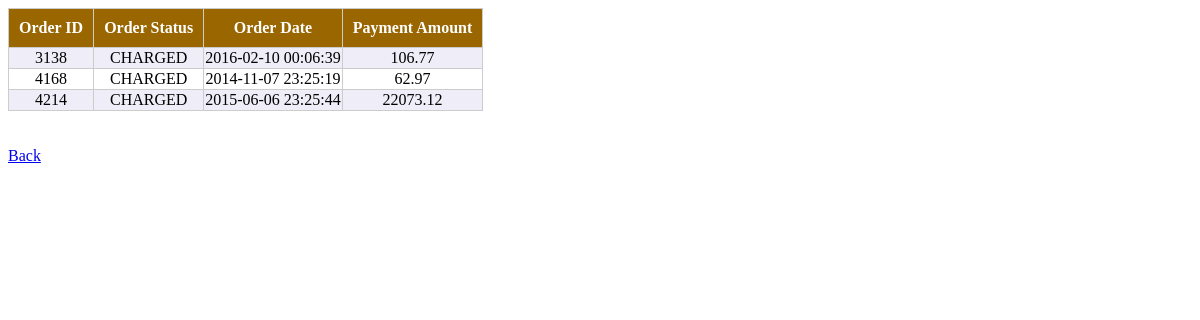
The app's page /php/OrderSearchDB.php (signed in) with its own data.
### tables this page shows
CREATE TABLE `order` (
  `OrderId` int(11) NOT NULL AUTO_INCREMENT,
  `OrderStatus` varchar(20) NOT NULL,
  `OrderDate` datetime NOT NULL,
  `CustomerId` int(11) NOT NULL,
  `AddressableContactId` int(11) NOT NULL,
  `PaymentId` int(11) NOT NULL,
  PRIMARY KEY (`OrderId`),
  KEY `ORDER_CUSTOMER_CustomerId_fk` (`CustomerId`),
  KEY `ORDER_ADDRESSABLECONTACT_AddressableContactId_fk` (`AddressableContactId`),
  KEY `ORDER_PAYMENT_PaymentId_fk` (`PaymentId`),
  CONSTRAINT `ORDER_ADDRESSABLECONTACT_AddressableContactId_fk` FOREIGN KEY (`AddressableContactId`) REFERENCES `addressablecontact` (`AddressableContactId`),
  CONSTRAINT `ORDER_CUSTOMER_CustomerId_fk` FOREIGN KEY (`CustomerId`) REFERENCES `customer` (`CustomerId`),
  CONSTRAINT `ORDER_PAYMENT_PaymentId_fk` FOREIGN KEY (`PaymentId`) REFERENCES `payment` (`PaymentId`)
);

CREATE TABLE `payment` (
  `PaymentId` int(11) NOT NULL AUTO_INCREMENT,
  `AuthCode` varchar(100) NOT NULL,
  `AddressableContactId` int(11) NOT NULL,
  `CustomerId` int(11) NOT NULL,
  `PaymentAmount` decimal(10,2) NOT NULL,
  PRIMARY KEY (`PaymentId`),
  KEY `PAYMENT_ADDRESSABLECONTACT_AddressableContactId_fk` (`AddressableContactId`),
  KEY `PAYMENT_CUSTOMER_CustomerId_fk` (`CustomerId`),
  CONSTRAINT `PAYMENT_ADDRESSABLECONTACT_AddressableContactId_fk` FOREIGN KEY (`AddressableContactId`) REFERENCES `addressablecontact` (`AddressableContactId`),
  CONSTRAINT `PAYMENT_CUSTOMER_CustomerId_fk` FOREIGN KEY (`CustomerId`) REFERENCES `customer` (`CustomerId`)
);

### php/OrderSearchDB.php (the view, shortened to what this page needs)
<!DOCTYPE html>
<html>
<head>
</head>
<body>
	<table class=search-results>
	<?php
		require_once 'functions.php';
		$userName= $_SESSION['UserName'];
		try {
			$dbh = getDbConnection();
		} catch (PDOException $ex) {
			printf("Connect failed: %s\n", $ex->getMessage());
			exit();
		}
		$prepStmtSql = "SELECT
							B.OrderId, B.OrderStatus, B.OrderDate, C.PaymentAmount
						FROM
							CUSTOMER A, `ORDER` B, PAYMENT C
						WHERE
							A.UserName = :userName AND
							A.CustomerId = B.CustomerId AND
							B.PaymentId = C.PaymentId";
		$statement = $dbh->prepare($prepStmtSql);
		$statement->execute(['userName' => $userName]);
		$rows = $statement->fetchAll();
		if (count($rows) == 0)
		{
			echo "<tr>";
			echo "<td><strong>No orders found for the User Name: ".$userName."</strong></td>";
			echo "</tr>";
		}
		else
		{
	?>
		<tr>
			<th>Order ID</th>
			<th>Order Status</th>
			<th>Order Date</th>
			<th>Payment Amount</th>
		</tr>
	<?php
			foreach ($rows as $row) {
				printf(
						"<tr>
							<td>%s</td>
							<td>%s</td>
							<td>%s</td>
							<td>%s</td>
						</tr>\n",
						htmlspecialchars($row["OrderId"]),
						htmlspecialchars($row["OrderStatus"]),
						htmlspecialchars($row["OrderDate"]),
						htmlspecialchars($row["PaymentAmount"])
					);
			}
		}
	?>
	</table>
	<br><br>
	<a href="Index.html">Back</a>
</body>
</html>

### php/OrderSearchDB.php (style rules this page uses)
.search-results { border: 1px solid #ccc; border-collapse: collapse; }
.search-results td, .search-results th { border: 1px solid #ccc; text-align: center; max-width: 350px; }
tr:nth-child(even) { background-color: #efeef8 }
tr { padding: 3px; }
th { background-color: #996600; color: white; padding: 10px; }

### records on screen
order: OrderId "3138", OrderStatus "CHARGED", OrderDate "2016-02-10 00:06:39", PaymentId.PaymentAmount "106.77"
order: OrderId "4168", OrderStatus "CHARGED", OrderDate "2014-11-07 23:25:19", PaymentId.PaymentAmount "62.97"
order: OrderId "4214", OrderStatus "CHARGED", OrderDate "2015-06-06 23:25:44", PaymentId.PaymentAmount "22073.12"
